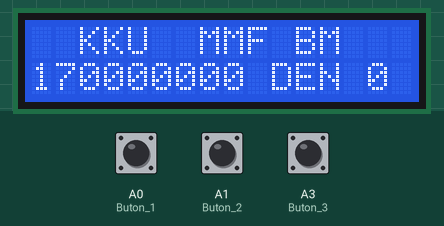
Recording of a sketch running on a simulated Arduino Uno, built with avr-gcc and run on an emulated ATmega328P. On the bench: 16×2 character LCD. Inputs (shaded band) come from the test bench; at power-on: A1 (Buton_2) LOW, A0 (Buton_1) LOW, A3 (Buton_3) LOW.

Above: at 1.2 s.
1.3 s: A1 (Buton_2) pulled HIGH for 1 s
At 3.5 s:
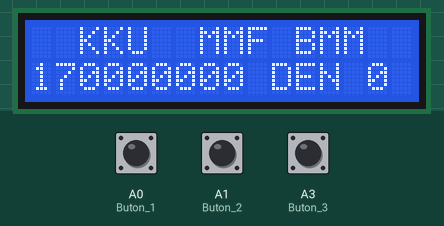
3.8 s: A0 (Buton_1) pulled HIGH for 1 s
At 4.9 s:
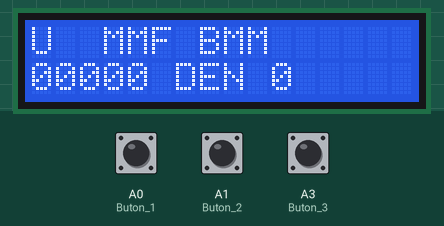
6.3 s: A3 (Buton_3) pulled HIGH for 3.2 s
At 10.4 s:
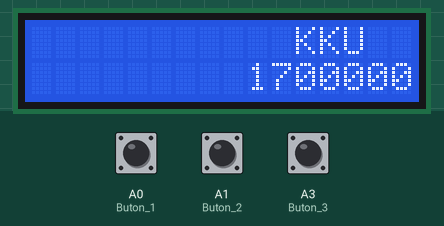
11.0 s: A3 (Buton_3) pulled HIGH for 0.15 s
At 12.2 s:
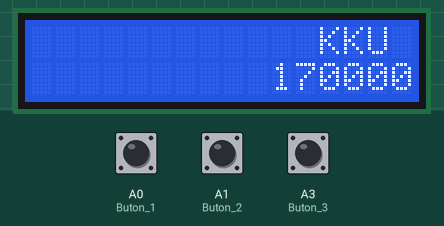
12.6 s: A1 (Buton_2) pulled HIGH for 3.2 s
At 13.06 s:
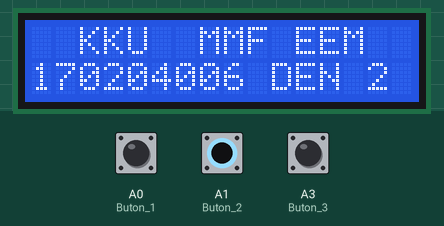
17.3 s: A0 (Buton_1) pulled HIGH for 3.2 s
At 21.0 s:
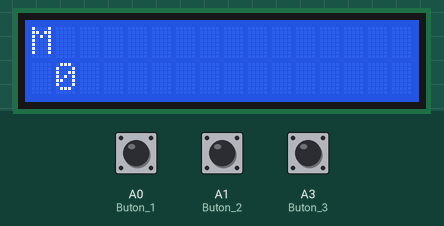
Timing chart, 0 to 22.5 s (numbered marks = the images above; inputs shaded):
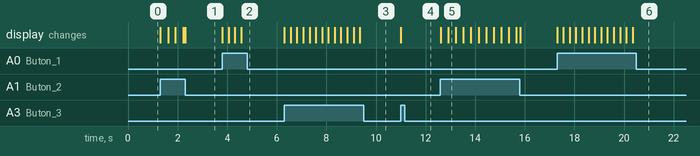

Measured:
- after the input at 1.3 s, the display: first changes at once (image 1 shows a later state)
- after the input at 3.8 s, the display: first changes at once (image 2 shows a later state)
- after the input at 6.3 s, the display: first changes at once (image 3 shows a later state)
- after the input at 11.0 s, the display: changes at once (image 4)
- after the input at 12.6 s, the display: first changes at once (image 5 shows a later state)
- after the input at 17.3 s, the display: first changes at once (image 6 shows a later state)

The sketch:

LCD_display_slide.ino
```cpp
#include <LiquidCrystal.h>
#define Buton_1 A0
#define Buton_2 A1
#define Buton_3 A3


LiquidCrystal lcd(8, 7, 6, 5, 4, 3);

void setup() {
  pinMode(Buton_1,INPUT);
  pinMode(Buton_2,INPUT);
  pinMode(Buton_3,INPUT);
  lcd.begin(16, 2);
}
void btnoku_1()
{
 if(digitalRead(Buton_1))
 {
lcd.scrollDisplayLeft();
delay(250);
 }
}
void btnoku_2()
{
    if(digitalRead(Buton_2))
 {
    lcd.clear();
    delay(10);
    lcd.setCursor(2, 0);
    lcd.print("KKU  MMF EEM"); //2 soldan 2 sağdan ortalandı
    lcd.setCursor(0, 1); // 15 Karakter mevcut ortalanamaz
    lcd.print("170204006 DEN 2");
 }
}
void btnoku_3()
{
 if(digitalRead(Buton_3))
 {
  lcd.scrollDisplayRight();
  delay(250);
 }
}
void loop()
{
  lcd.setCursor(2, 0);
  lcd.print("KKU  MMF BM"); //2 soldan 2 sağdan ortalandı
  lcd.setCursor(0, 1); // 15 Karakter mevcut ortalanamaz
  lcd.print("170000000 DEN 0");
  btnoku_1();
  btnoku_2();
  btnoku_3();


}
```
